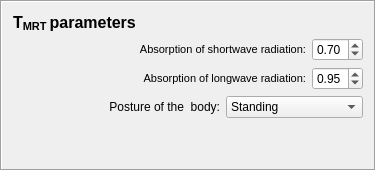
    <widget class="QFrame" name="frame_3">
     <property name="frameShape">
      <enum>QFrame::Box</enum>
     </property>
     <property name="frameShadow">
      <enum>QFrame::Sunken</enum>
     </property>
     <layout class="QGridLayout" name="gridLayout_3">
      <item row="1" column="4">
       <widget class="QDoubleSpinBox" name="doubleSpinBoxShortwaveHuman">
        <property name="toolTip">
         <string>Amount of shortwave radiation that the human body absorb.</string>
        </property>
        <property name="decimals">
         <number>2</number>
        </property>
        <property name="maximum">
         <double>1.000000000000000</double>
        </property>
        <property name="singleStep">
         <double>0.010000000000000</double>
        </property>
        <property name="value">
         <double>0.700000000000000</double>
        </property>
       </widget>
      </item>
      <item row="2" column="0" colspan="2">
       <spacer name="horizontalSpacer_3">
        <property name="orientation">
         <enum>Qt::Horizontal</enum>
        </property>
        <property name="sizeHint" stdset="0">
         <size>
          <width>120</width>
          <height>20</height>
         </size>
        </property>
       </spacer>
      </item>
      <item row="3" column="1" colspan="2">
       <widget class="QLabel" name="label_23">
        <property name="text">
         <string>Posture of the  body:</string>
        </property>
        <property name="alignment">
         <set>Qt::AlignRight|Qt::AlignTrailing|Qt::AlignVCenter</set>
        </property>
       </widget>
      </item>
      <item row="2" column="4">
       <widget class="QDoubleSpinBox" name="doubleSpinBoxLongwaveHuman">
        <property name="toolTip">
         <string>Amount of longwave radiation that the human body absorb.</string>
        </property>
        <property name="decimals">
         <number>2</number>
        </property>
        <property name="maximum">
         <double>1.000000000000000</double>
        </property>
        <property name="singleStep">
         <double>0.010000000000000</double>
        </property>
        <property name="value">
         <double>0.950000000000000</double>
        </property>
       </widget>
      </item>
      <item row="0" column="0" colspan="5">
       <widget class="QLabel" name="label_21">
        <property name="text">
         <string>&lt;!DOCTYPE HTML PUBLIC &quot;-//W3C//DTD HTML 4.0//EN&quot; &quot;http://www.w3.org/TR/REC-html40/strict.dtd&quot;&gt;
&lt;html&gt;&lt;head&gt;&lt;meta name=&quot;qrichtext&quot; content=&quot;1&quot; /&gt;&lt;style type=&quot;text/css&quot;&gt;
p, li { white-space: pre-wrap; }
&lt;/style&gt;&lt;/head&gt;&lt;body style=&quot; font-family:'MS Shell Dlg 2'; font-size:8pt; font-weight:400; font-style:normal;&quot;&gt;
&lt;p style=&quot; margin-top:0px; margin-bottom:0px; margin-left:0px; margin-right:0px; -qt-block-indent:0; text-indent:0px;&quot;&gt;&lt;span style=&quot; font-size:12pt; font-weight:600;&quot;&gt;T&lt;/span&gt;&lt;span style=&quot; font-size:12pt; font-weight:600; vertical-align:sub;&quot;&gt;MRT &lt;/span&gt;&lt;span style=&quot; font-size:12pt; font-weight:600;&quot;&gt;parameters&lt;/span&gt;&lt;/p&gt;&lt;/body&gt;&lt;/html&gt;</string>
        </property>
       </widget>
      </item>
      <item row="3" column="3" colspan="2">
       <widget class="QComboBox" name="comboBox_posture">
        <property name="enabled">
         <bool>true</bool>
        </property>
        <property name="toolTip">
         <string>Choose between standing (default) and sitting.</string>
        </property>
        <property name="whatsThis">
         <string>A raster Digital surface Model consisting of ground and building heights</string>
        </property>
        <item>
         <property name="text">
          <string>Standing</string>
         </property>
        </item>
        <item>
         <property name="text">
          <string>Sitting</string>
         </property>
        </item>
       </widget>
      </item>
      <item row="1" column="2" colspan="2">
       <widget class="QLabel" name="label_7">
        <property name="text">
         <string>&lt;!DOCTYPE HTML PUBLIC &quot;-//W3C//DTD HTML 4.0//EN&quot; &quot;http://www.w3.org/TR/REC-html40/strict.dtd&quot;&gt;
&lt;html&gt;&lt;head&gt;&lt;meta name=&quot;qrichtext&quot; content=&quot;1&quot; /&gt;&lt;style type=&quot;text/css&quot;&gt;
p, li { white-space: pre-wrap; }
&lt;/style&gt;&lt;/head&gt;&lt;body style=&quot; font-family:'MS Shell Dlg 2'; font-size:8pt; font-weight:400; font-style:normal;&quot;&gt;
&lt;p style=&quot; margin-top:0px; margin-bottom:0px; margin-left:0px; margin-right:0px; -qt-block-indent:0; text-indent:0px;&quot;&gt;Absorption of shortwave radiation:&lt;/p&gt;&lt;/body&gt;&lt;/html&gt;</string>
        </property>
        <property name="alignment">
         <set>Qt::AlignRight|Qt::AlignTrailing|Qt::AlignVCenter</set>
        </property>
       </widget>
      </item>
      <item row="2" column="2" colspan="2">
       <widget class="QLabel" name="label_22">
        <property name="text">
         <string>&lt;!DOCTYPE HTML PUBLIC &quot;-//W3C//DTD HTML 4.0//EN&quot; &quot;http://www.w3.org/TR/REC-html40/strict.dtd&quot;&gt;
&lt;html&gt;&lt;head&gt;&lt;meta name=&quot;qrichtext&quot; content=&quot;1&quot; /&gt;&lt;style type=&quot;text/css&quot;&gt;
p, li { white-space: pre-wrap; }
&lt;/style&gt;&lt;/head&gt;&lt;body style=&quot; font-family:'MS Shell Dlg 2'; font-size:8pt; font-weight:400; font-style:normal;&quot;&gt;
&lt;p style=&quot; margin-top:0px; margin-bottom:0px; margin-left:0px; margin-right:0px; -qt-block-indent:0; text-indent:0px;&quot;&gt;Absorption of longwave radiation:&lt;/p&gt;&lt;/body&gt;&lt;/html&gt;</string>
        </property>
        <property name="alignment">
         <set>Qt::AlignRight|Qt::AlignTrailing|Qt::AlignVCenter</set>
        </property>
       </widget>
      </item>
      <item row="4" column="1">
       <spacer name="verticalSpacer">
        <property name="orientation">
         <enum>Qt::Vertical</enum>
        </property>
        <property name="sizeHint" stdset="0">
         <size>
          <width>20</width>
          <height>40</height>
         </size>
        </property>
       </spacer>
      </item>
     </layout>
    </widget>
